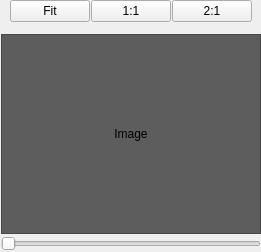
<?xml version="1.0" encoding="UTF-8"?>
<ui version="4.0">
 <class>NavImageWidget</class>
 <widget class="QWidget" name="NavImageWidget">
  <property name="geometry">
   <rect>
    <x>0</x>
    <y>0</y>
    <width>260</width>
    <height>252</height>
   </rect>
  </property>
  <property name="windowTitle">
   <string>Form</string>
  </property>
  <layout class="QVBoxLayout" name="verticalLayout">
   <property name="spacing">
    <number>2</number>
   </property>
   <property name="leftMargin">
    <number>1</number>
   </property>
   <property name="topMargin">
    <number>0</number>
   </property>
   <property name="rightMargin">
    <number>0</number>
   </property>
   <property name="bottomMargin">
    <number>1</number>
   </property>
   <item>
    <widget class="QWidget" name="zoomButtonsWidget" native="true">
     <property name="sizePolicy">
      <sizepolicy hsizetype="Preferred" vsizetype="Minimum">
       <horstretch>0</horstretch>
       <verstretch>0</verstretch>
      </sizepolicy>
     </property>
     <layout class="QHBoxLayout" name="horizontalLayout_2">
      <property name="spacing">
       <number>1</number>
      </property>
      <property name="sizeConstraint">
       <enum>QLayout::SetDefaultConstraint</enum>
      </property>
      <property name="topMargin">
       <number>0</number>
      </property>
      <item>
       <widget class="QPushButton" name="zoomFitButton">
        <property name="toolTip">
         <string>Fit zoom size to window</string>
        </property>
        <property name="text">
         <string>Fit</string>
        </property>
       </widget>
      </item>
      <item>
       <widget class="QPushButton" name="zoomx1Button">
        <property name="toolTip">
         <string>Use scale 1:1 (100%)</string>
        </property>
        <property name="text">
         <string>1:1</string>
        </property>
       </widget>
      </item>
      <item>
       <widget class="QPushButton" name="zoomx2Button">
        <property name="toolTip">
         <string>Use scale 2:1 (200%)</string>
        </property>
        <property name="text">
         <string>2:1</string>
        </property>
       </widget>
      </item>
     </layout>
    </widget>
   </item>
   <item>
    <widget class="QImageDisplay" name="globalImageLabel">
     <property name="minimumSize">
      <size>
       <width>200</width>
       <height>200</height>
      </size>
     </property>
     <property name="toolTip">
      <string>Navigation image</string>
     </property>
     <property name="styleSheet">
      <string notr="true">background-color: rgb(93, 93, 93);</string>
     </property>
     <property name="frameShape">
      <enum>QFrame::StyledPanel</enum>
     </property>
     <property name="text">
      <string>Image</string>
     </property>
     <property name="alignment">
      <set>Qt::AlignCenter</set>
     </property>
    </widget>
   </item>
   <item>
    <widget class="QSlider" name="zoomSlider">
     <property name="toolTip">
      <string>Change zoom factor in main image display</string>
     </property>
     <property name="maximum">
      <number>100</number>
     </property>
     <property name="orientation">
      <enum>Qt::Horizontal</enum>
     </property>
    </widget>
   </item>
  </layout>
 </widget>
 <customwidgets>
  <customwidget>
   <class>QImageDisplay</class>
   <extends>QLabel</extends>
   <header location="global">qimagedisplay.h</header>
  </customwidget>
 </customwidgets>
 <resources/>
 <connections/>
</ui>
